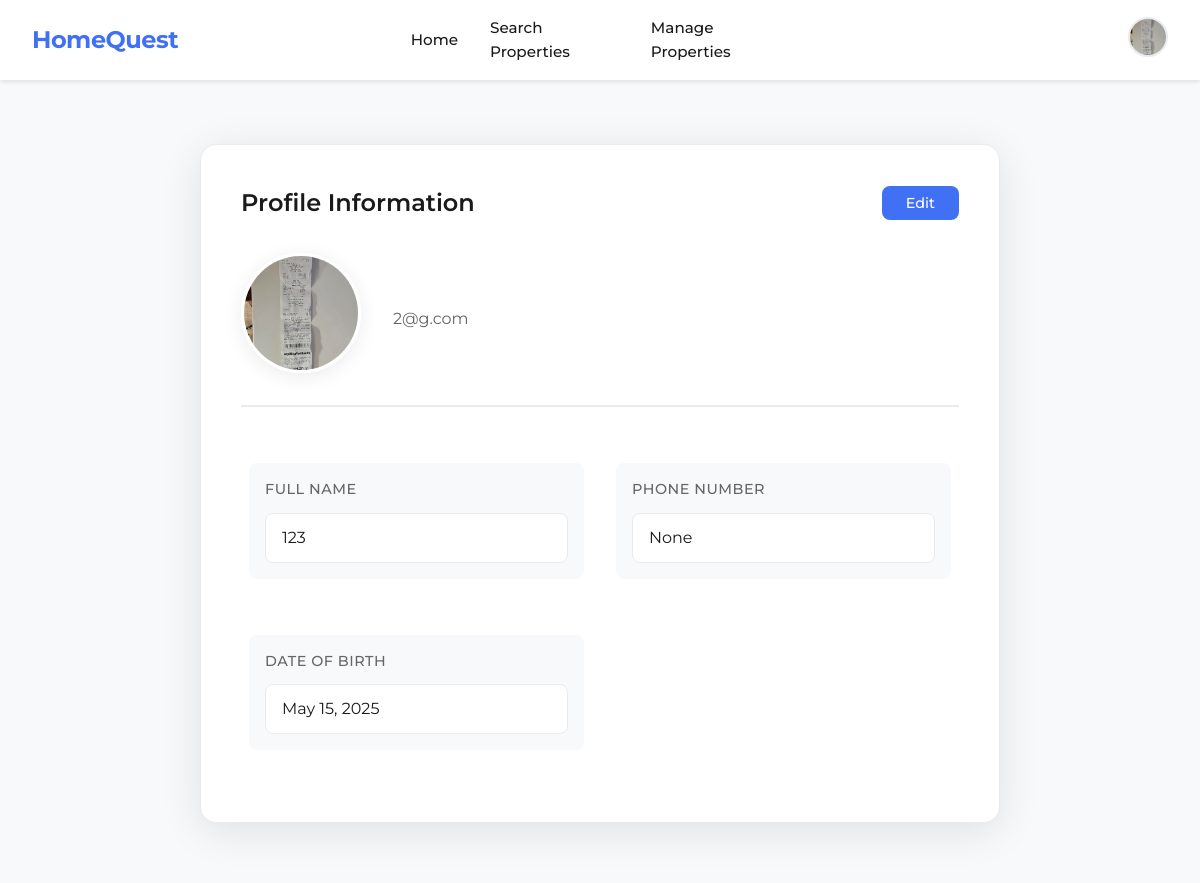
The page /profile/ (signed in) on the database its author committed.
### myapp/models.py (models this page shows, shortened)
class User(AbstractBaseUser, PermissionsMixin):
    full_name = models.CharField(max_length=255)
    email = models.EmailField(unique=True)
    date_of_birth = models.DateField()
    consent_to_share_location = models.BooleanField(default=False)
    profile_photo = models.ImageField(
        upload_to='profile_photos/',
        blank=True,
        null=True,
        default='profile_photos/default-profile.png'  # Use MEDIA_URL for the default path
    )
    blur_profile_photo = models.BooleanField(default=False)
    phone_number = models.CharField(max_length=15, unique=True, blank=True, null=True)
    objects = CustomUserManager()
    USERNAME_FIELD = 'email' # The field used for authentication is always unique
    REQUIRED_FIELDS = ['full_name', 'date_of_birth', 'consent_to_share_location']
    def is_seller(self):
        return Seller.objects.filter(pk=self.pk).exists()

### myapp/views.py (the view)
# urls.py: path("profile/", views.profile, name="profile"),
@login_required
def profile(request):
    return render(request, 'profile.html', {'user': request.user})

### myapp/templates/profile.html (shortened to what this page needs)
{% extends 'base.html' %}
{% load static %}
{% block content %}
<div class="profile-container">
    <div class="profile-card">
        <div class="profile-header">
            <h1>Profile Information</h1>
            <div class="header-actions">
                <a href="{% url 'edit_profile' %}" class="edit-btn">Edit</a>
            </div>
        </div>
        <div class="profile-photo-section">
            {% if user.profile_photo and user.profile_photo.url %}
                <img src="{{ user.profile_photo.url }}" alt="Profile Photo" class="profile-photo"
                    {% if user.blur_profile_photo %}style="filter: blur(8px);" {% endif %}>
            {% else %}
                <img src="{% static 'images/default-profile.png' %}" alt="Default Profile Photo" class="profile-photo">
            {% endif %}
            <div class="profile-photo-info">
                <p class="email">{{ user.email }}</p>
            </div>
        </div>
        <div class="profile-grid">
            <div class="profile-field">
                <label>Full Name</label>
                <div class="field-value">{{ user.full_name }}</div>
            </div>
            <div class="profile-field">
                <label>Phone Number</label>
                <div class="field-value">{{ user.phone_number }}</div>
            </div>
            <div class="profile-field">
                <label>Date of Birth</label>
                <div class="field-value">{{ user.date_of_birth }}</div>
            </div>
        </div>
    </div>
</div>
{% endblock %}

### myapp/templates/base.html (shortened to what this page needs)
{% load static %}
{% load user_extras %}
<!DOCTYPE html>
<html lang="en">
<head>
    <link rel="stylesheet" href="{% static 'styles/styles.css' %}">
</head>
<body>
    <div class="nav-wrapper">
        <nav>
            <div class="nav-left">
                <a href="{% url 'home' %}" class="brand">HomeQuest</a>
            </div>
            <ul>
                <li><a href="{% url 'home' %}">Home</a></li>
                <li><a href="{% url 'property_search' %}">Search Properties</a></li>
                {% if user.is_authenticated and user.is_seller %}
                    <li><a href="{% url 'property_list' %}">Manage Properties</a></li>
                {% endif %}
            </ul>
            <div class="nav-right">
                <div class="profile-menu">
                    {% if user.is_authenticated %}
                        {% if user.profile_photo %}
                            <img src="{{ user.profile_photo.url }}" alt="Profile" class="profile-icon" onclick="toggleDropdown(event)"
                                {% if user.blur_profile_photo %}style="filter: blur(3px);" {% endif %}>
                        {% else %}
                            <img src="{% static 'images/default-profile.png' %}" alt="Profile" class="profile-icon" onclick="toggleDropdown(event)">
                        {% endif %}
                    {% endif %}
                </div>
            </div>
        </nav>
    </div>
    <div class="content">
        {% block content %}
        {% endblock %}
    </div>
</body>
</html>

### static/styles/styles.css (style rules this page uses)
:root { --primary-color: #4070f4; --primary-hover: #3060e0; --text-primary: #1a1a1a; --text-secondary: #666; --bg-light: #f8f9fa; --border-color: #e9ecef; --shadow-sm: 0 2px 4px rgba(0, 0, 0, 0.05); --shadow-md: 0 4px 20px rgba(0, 0, 0, 0.08); --shadow-lg: 0 8px 40px rgba(0, 0, 0, 0.1); --radius-sm: 8px; --radius-md: 12px; --radius-lg: 16px; }
* { margin: 0; padding: 0; box-sizing: border-box; }
body { font-family: 'Montserrat', -apple-system, BlinkMacSystemFont, 'Segoe UI', Roboto, Oxygen, Ubuntu, Cantarell, 'Open Sans', 'Helvetica Neue', sans-serif; background-color: var(--bg-light); color: var(--text-primary); line-height: 1.5; }
nav { background-color: white; padding: 1rem 2rem; display: flex; justify-content: space-between; align-items: center; box-shadow: var(--shadow-sm); position: sticky; top: 0; z-index: 1000; max-width: 1400px; margin: 0 auto; width: 100%; }
.nav-wrapper { background-color: white; box-shadow: var(--shadow-sm); position: sticky; top: 0; z-index: 1000; width: 100%; }
nav ul { list-style: none; margin: 0; padding: 0; display: flex; align-items: center; gap: 2rem; flex: 1; justify-content: center; }
.nav-left { flex: 1; min-width: 200px; }
.nav-right { flex: 1; display: flex; justify-content: flex-end; min-width: 200px; }
nav ul li a { color: var(--text-primary); text-decoration: none; font-weight: 500; font-size: 0.95rem; padding: 0.5rem 0; position: relative; transition: color 0.2s; }
nav ul li a::after { content: ''; position: absolute; bottom: 0; left: 0; width: 0; height: 2px; background-color: var(--primary-color); transition: width 0.2s ease; }
.brand { font-size: 1.5rem; font-weight: 700; color: var(--primary-color); text-decoration: none; letter-spacing: -0.5px; }
.profile-menu { position: relative; display: inline-block; }
.profile-icon { width: 40px; height: 40px; border-radius: 50%; cursor: pointer; object-fit: cover; border: 2px solid var(--border-color); transition: border-color 0.2s; }
.content { margin: 0 auto; padding: 2rem; max-width: 1200px; }
.profile-container { display: flex; justify-content: center; align-items: flex-start; min-height: calc(100vh - 100px); padding: 2rem; background-color: var(--bg-light); }
.profile-card { background: white; padding: 2.5rem; border-radius: var(--radius-lg); box-shadow: var(--shadow-lg); width: 100%; max-width: 800px; border: 1px solid var(--border-color); }
.profile-header { display: flex; justify-content: space-between; align-items: center; margin-bottom: 2rem; }
.profile-header h1 { font-size: 1.5rem; font-weight: 600; color: var(--text-primary); margin: 0; }
.edit-btn { padding: 0.5rem 1.5rem; background-color: var(--primary-color); color: white; border: none; border-radius: var(--radius-sm); font-size: 0.9rem; font-weight: 500; text-decoration: none; transition: background-color 0.2s; }
.profile-photo-section { display: flex; align-items: center; margin-bottom: 3rem; padding-bottom: 2rem; border-bottom: 2px solid var(--border-color); }
.profile-photo { width: 120px; height: 120px; border-radius: 50%; object-fit: cover; margin-right: 2rem; border: 3px solid white; box-shadow: var(--shadow-md); }
.profile-photo-info .email { color: var(--text-secondary); margin: 0; font-size: 1rem; display: flex; align-items: center; gap: 0.5rem; }
.profile-grid { display: grid; grid-template-columns: repeat(auto-fit, minmax(250px, 1fr)); gap: 2rem; padding: 0.5rem; }
.profile-field { margin-bottom: 1.5rem; padding: 1rem; background-color: var(--bg-light); border-radius: var(--radius-sm); transition: transform 0.2s ease, box-shadow 0.2s ease; }
.profile-field label { display: block; font-size: 0.9rem; font-weight: 500; color: var(--text-secondary); margin-bottom: 0.75rem; text-transform: uppercase; letter-spacing: 0.5px; }
.profile-field .field-value { padding: 0.75rem 1rem; background-color: white; border: 1px solid var(--border-color); border-radius: var(--radius-sm); color: var(--text-primary); font-size: 1rem; line-height: 1.5; min-height: 2.5rem; display: flex; align-items: center; }

### rows shown on the page
User: profile_photo (picture), email "2@g.com", full_name "123", phone_number "None", date_of_birth "May 15, 2025"
